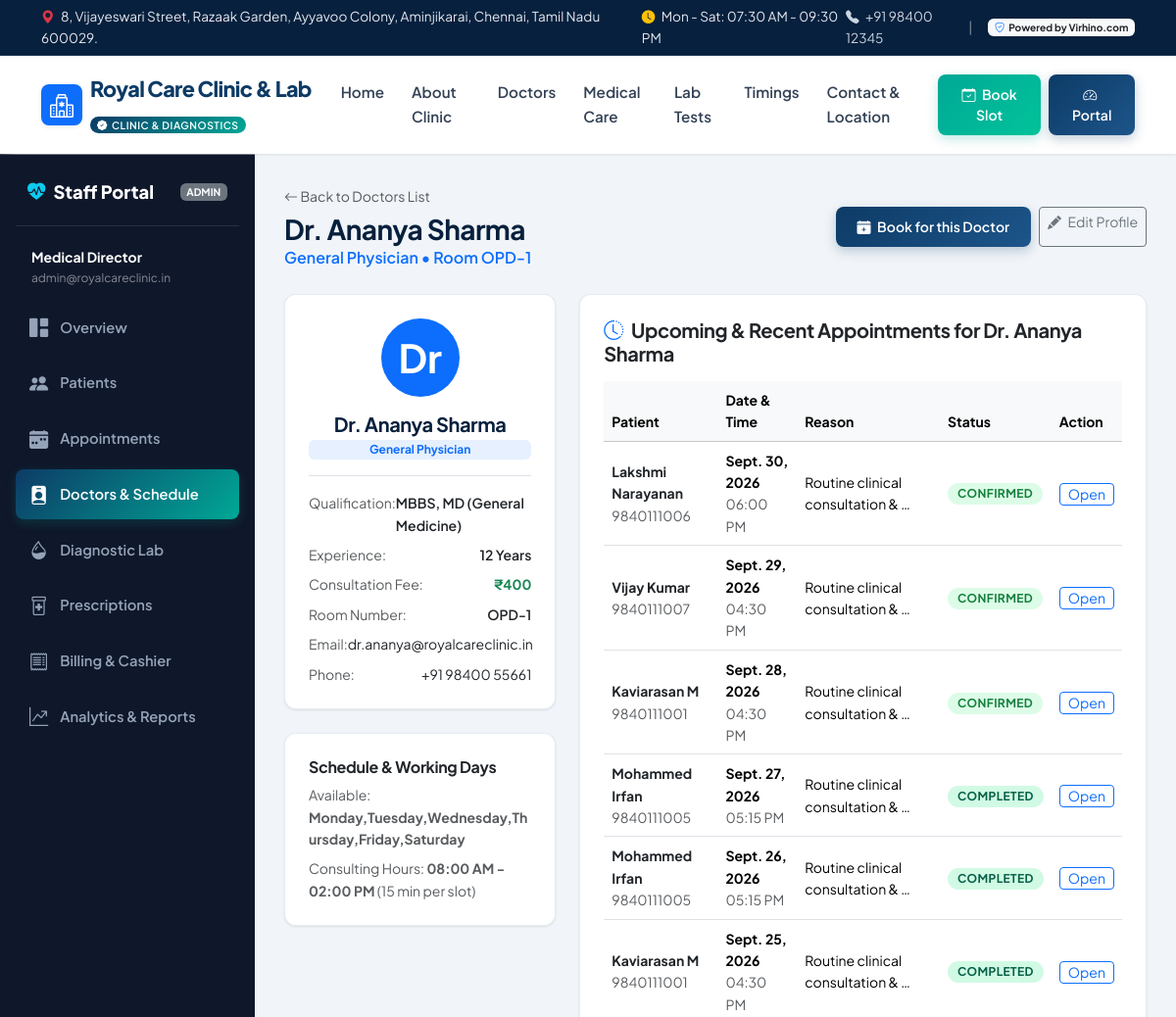
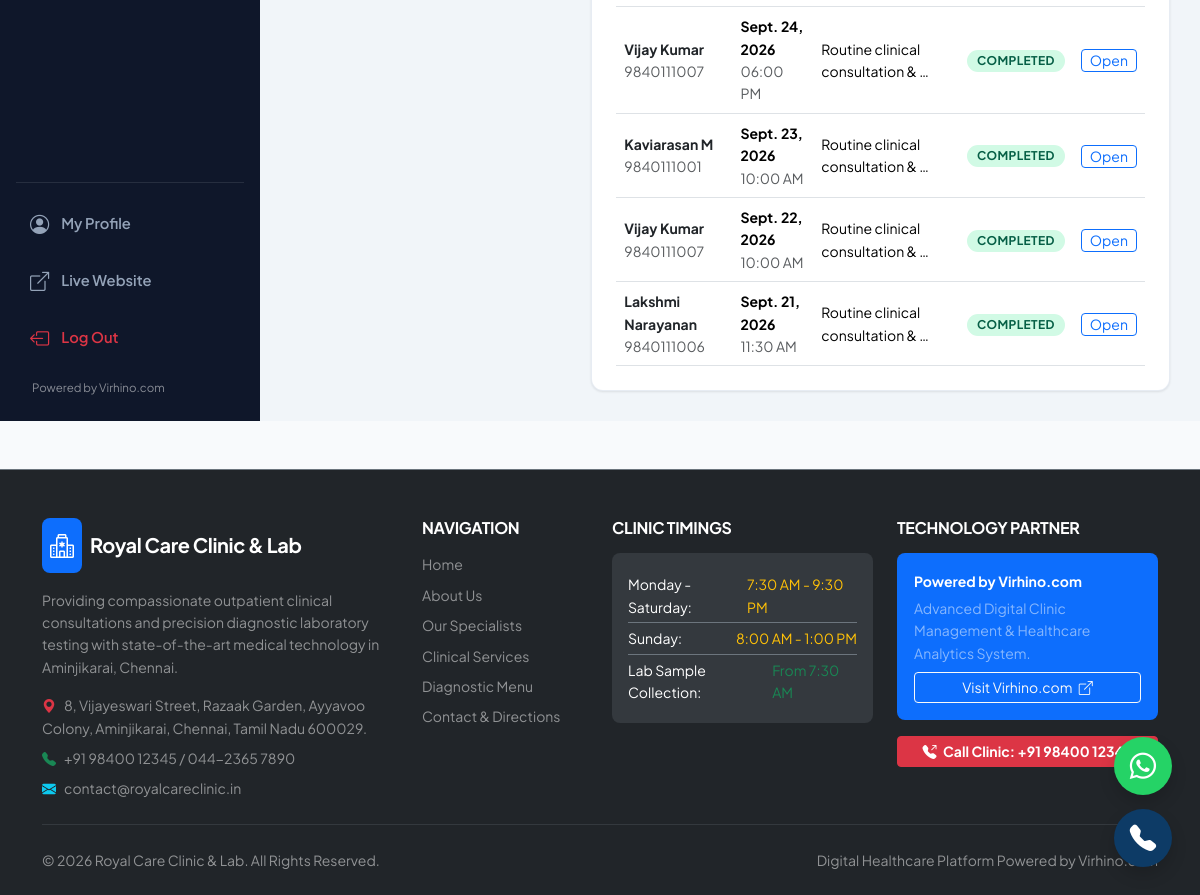
Screenshot of /doctors/1/ (signed in) with the database file from the repository (2 pictures, top to bottom).
### accounts/models.py (models this page shows, shortened)
class User(AbstractUser):
    ROLE_CHOICES = (
        ('admin', 'Administrator'),
        ('doctor', 'Doctor / Specialist'),
        ('receptionist', 'Receptionist / Front Desk'),
        ('lab_technician', 'Lab Technician / Pathologist'),
        ('patient', 'Patient'),
    )
    role = models.CharField(max_length=20, choices=ROLE_CHOICES, default='receptionist')
    phone = models.CharField(max_length=20, unique=True, null=True, blank=True)
    address = models.TextField(blank=True, null=True)
    avatar = models.ImageField(upload_to='avatars/', blank=True, null=True)
    class Meta:
        ordering = ['username']
        verbose_name = 'User'
        verbose_name_plural = 'Users'
    @property
    def is_admin(self):
        return self.role == 'admin' or self.is_superuser
    @property
    def is_staff_member(self):
        return self.role in ['admin', 'doctor', 'receptionist', 'lab_technician'] or self.is_staff

### doctors/models.py (models this page shows, shortened)
class Doctor(models.Model):
    SPECIALTY_CHOICES = (
        ('General Physician', 'General Physician & Internal Medicine'),
        ('Cardiologist', 'Cardiology & Heart Care'),
        ('Diabetologist', 'Diabetology & Endocrinology'),
        ('Pediatrician', 'Pediatrics & Child Health'),
        ('Gynecologist', 'Obstetrics & Gynecology'),
        ('Dermatologist', 'Dermatology & Skin Care'),
        ('Orthopedist', 'Orthopedics & Joint Care'),
        ('ENT Specialist', 'Ear, Nose & Throat (ENT)'),
        ('Pathologist', 'Pathology & Lab Diagnostics'),
    )
    user = models.OneToOneField(
        settings.AUTH_USER_MODEL,
        on_delete=models.CASCADE,
        related_name='doctor_profile'
    )
    specialization = models.CharField(max_length=100, choices=SPECIALTY_CHOICES, default='General Physician')
    qualification = models.CharField(max_length=200, help_text='e.g., MBBS, MD (General Medicine), DNB')
    experience_years = models.PositiveIntegerField(default=1)
    consultation_fee = models.DecimalField(max_digits=8, decimal_places=2, default=400.00)
    room_number = models.CharField(max_length=20, default='OPD-1', help_text='Consulting Room No.')
    photo = models.ImageField(upload_to='doctors/', blank=True, null=True)
    bio = models.TextField(blank=True, help_text='Professional background and clinical focus')
    available_days = models.CharField(
        max_length=100,
        default='Monday,Tuesday,Wednesday,Thursday,Friday,Saturday',
        help_text='Comma-separated days'
    )
    start_time = models.TimeField(default='09:00:00', help_text='Consulting Start Time')
    end_time = models.TimeField(default='18:00:00', help_text='Consulting End Time')
    slot_duration_minutes = models.PositiveIntegerField(default=15, help_text='Minutes per patient slot')
    is_available = models.BooleanField(default=True)
    created_at = models.DateTimeField(auto_now_add=True)
    class Meta:
        ordering = ['specialization', 'user__first_name']
    @property
    def doctor_name(self):
        return f"Dr. {self.user.get_full_name()}" if self.user.get_full_name() else f"Dr. {self.user.username}"

### appointments/models.py (models this page shows, shortened)
class Appointment(models.Model):
    STATUS_CHOICES = (
        ('scheduled', 'Scheduled'),
        ('confirmed', 'Confirmed'),
        ('in_progress', 'In Progress'),
        ('completed', 'Completed'),
        ('cancelled', 'Cancelled'),
        ('no_show', 'No-Show / Absent'),
    )
    TYPE_CHOICES = (
        ('consultation', 'Initial Consultation'),
        ('follow_up', 'Follow-up Visit'),
        ('emergency', 'Emergency Walk-in'),
        ('report_review', 'Lab Report Review'),
    )
    patient = models.ForeignKey(
        Patient,
        on_delete=models.CASCADE,
        related_name='appointments'
    )
    doctor = models.ForeignKey(
        Doctor,
        on_delete=models.CASCADE,
        related_name='appointments'
    )
    appointment_date = models.DateField(db_index=True)
    appointment_time = models.TimeField()
    appointment_type = models.CharField(max_length=20, choices=TYPE_CHOICES, default='consultation')
    status = models.CharField(max_length=20, choices=STATUS_CHOICES, default='scheduled', db_index=True)
    fee = models.DecimalField(max_digits=8, decimal_places=2, default=400.00)
    reason = models.TextField(blank=True, help_text='Symptoms or purpose of visit')
    doctor_notes = models.TextField(blank=True, help_text='Internal clinical notes')
    reminder_sent = models.BooleanField(default=False)
    created_at = models.DateTimeField(auto_now_add=True, db_index=True)
    updated_at = models.DateTimeField(auto_now=True)
    class Meta:
        ordering = ['-appointment_date', '-appointment_time']
        unique_together = ['doctor', 'appointment_date', 'appointment_time']
        indexes = [
            models.Index(fields=['appointment_date', 'status']),
            models.Index(fields=['doctor', 'appointment_date']),
        ]

### patients/models.py (models this page shows, shortened)
class Patient(models.Model):
    GENDER_CHOICES = (
        ('male', 'Male'),
        ('female', 'Female'),
        ('other', 'Other'),
    )
    BLOOD_GROUP_CHOICES = (
        ('A+', 'A+'), ('A-', 'A-'),
        ('B+', 'B+'), ('B-', 'B-'),
        ('O+', 'O+'), ('O-', 'O-'),
        ('AB+', 'AB+'), ('AB-', 'AB-'),
        ('Unknown', 'Unknown'),
    )
    first_name = models.CharField(max_length=100)
    last_name = models.CharField(max_length=100, blank=True)
    phone = models.CharField(max_length=20, unique=True, db_index=True)
    email = models.EmailField(blank=True, null=True)
    date_of_birth = models.DateField(null=True, blank=True)
    gender = models.CharField(max_length=10, choices=GENDER_CHOICES, default='other')
    blood_group = models.CharField(max_length=10, choices=BLOOD_GROUP_CHOICES, default='Unknown')
    address = models.TextField(blank=True)
    emergency_contact = models.CharField(max_length=100, blank=True, help_text='Name & Phone')
    allergies = models.TextField(blank=True, help_text='Known drug/food allergies')
    medical_history = models.TextField(blank=True, help_text='Past illnesses, chronic conditions, surgeries')
    created_at = models.DateTimeField(auto_now_add=True, db_index=True)
    updated_at = models.DateTimeField(auto_now=True)
    class Meta:
        ordering = ['-created_at']
        indexes = [
            models.Index(fields=['phone']),
            models.Index(fields=['first_name', 'last_name']),
            models.Index(fields=['created_at']),
        ]
    @property
    def full_name(self):
        return f"{self.first_name} {self.last_name}".strip()

### doctors/views.py (the view)
# urls.py: path('<int:pk>/', views.doctor_detail, name='doctor_detail'),
@login_required
@staff_required
def doctor_detail(request, pk):
    doctor = get_object_or_404(Doctor.objects.select_related('user'), pk=pk)
    recent_appointments = doctor.appointments.select_related('patient').order_by('-appointment_date', '-appointment_time')[:10]
    return render(request, 'doctors/detail.html', {
        'doctor': doctor,
        'recent_appointments': recent_appointments,
    })

### templates/doctors/detail.html (shortened to what this page needs)
{% extends 'dashboard_base.html' %}
{% block dashboard_content %}
<div class="d-flex justify-content-between align-items-center mb-4">
  <div>
    <a href="{% url 'doctor_list' %}" class="small text-muted text-decoration-none"><i class="bi bi-arrow-left"></i> Back to Doctors List</a>
    <h3 class="fw-bold mb-0 mt-1">{{ doctor.doctor_name }}</h3>
    <span class="text-primary fw-semibold">{{ doctor.specialization }} • Room {{ doctor.room_number }}</span>
  </div>
  <div class="d-flex gap-2">
    <a href="{% url 'appointment_create' %}?doctor={{ doctor.id }}" class="btn btn-primary-custom btn-sm">
      <i class="bi bi-calendar-plus-fill me-1"></i> Book for this Doctor
    </a>
    {% if user.is_admin or user.is_superuser %}
      <a href="{% url 'doctor_edit' doctor.pk %}" class="btn btn-outline-secondary btn-sm">
        <i class="bi bi-pencil-fill me-1"></i> Edit Profile
      </a>
    {% endif %}
  </div>
</div>
<div class="row g-4">
  <div class="col-lg-4">
    <div class="card card-custom p-4 text-center mb-4">
      <div class="bg-primary text-white rounded-circle d-inline-flex align-items-center justify-content-center fw-bold fs-1 mb-3" style="width: 80px; height: 80px; margin: 0 auto;">
        Dr
      </div>
      <h5 class="fw-bold mb-1">{{ doctor.doctor_name }}</h5>
      <span class="badge bg-primary bg-opacity-10 text-primary mb-3">{{ doctor.specialization }}</span>
      <div class="d-flex flex-column gap-2 text-start small border-top pt-3">
        <div class="d-flex justify-content-between">
          <span class="text-muted">Qualification:</span>
          <span class="fw-semibold">{{ doctor.qualification }}</span>
        </div>
        <div class="d-flex justify-content-between">
          <span class="text-muted">Experience:</span>
          <span class="fw-semibold">{{ doctor.experience_years }} Years</span>
        </div>
        <div class="d-flex justify-content-between">
          <span class="text-muted">Consultation Fee:</span>
          <span class="fw-bold text-success">₹{{ doctor.consultation_fee|floatformat:0 }}</span>
        </div>
        <div class="d-flex justify-content-between">
          <span class="text-muted">Room Number:</span>
          <span class="fw-semibold">{{ doctor.room_number }}</span>
        </div>
        <div class="d-flex justify-content-between">
          <span class="text-muted">Email:</span>
          <span>{{ doctor.user.email }}</span>
        </div>
        <div class="d-flex justify-content-between">
          <span class="text-muted">Phone:</span>
          <span>{{ doctor.user.phone|default:"Front Desk" }}</span>
        </div>
      </div>
    </div>
    <div class="card card-custom p-4">
      <h6 class="fw-bold text-dark mb-2">Schedule & Working Days</h6>
      <p class="small text-muted mb-2">Available: <strong>{{ doctor.available_days }}</strong></p>
      <p class="small text-muted mb-0">Consulting Hours: <strong>{{ doctor.start_time|time:"h:i A" }} - {{ doctor.end_time|time:"h:i A" }}</strong> ({{ doctor.slot_duration_minutes }} min per slot)</p>
    </div>
  </div>
  <div class="col-lg-8">
    <div class="card card-custom p-4">
      <h5 class="fw-bold text-dark mb-3"><i class="bi bi-clock-history me-2 text-primary"></i>Upcoming & Recent Appointments for {{ doctor.doctor_name }}</h5>
      <div class="table-responsive">
        <table class="table table-hover align-middle mb-0 small">
          <thead class="table-light">
            <tr>
              <th>Patient</th>
              <th>Date & Time</th>
              <th>Reason</th>
              <th>Status</th>
              <th>Action</th>
            </tr>
          </thead>
          <tbody>
            {% for appt in recent_appointments %}
              <tr>
                <td>
                  <a href="{% url 'patient_detail' appt.patient.pk %}" class="fw-bold text-dark text-decoration-none">
                    {{ appt.patient.full_name }}
                  </a>
                  <div class="text-muted">{{ appt.patient.phone }}</div>
                </td>
                <td>
                  <div class="fw-bold">{{ appt.appointment_date }}</div>
                  <div class="text-muted">{{ appt.appointment_time|time:"h:i A" }}</div>
                </td>
                <td>{{ appt.reason|truncatewords:4|default:"Consultation" }}</td>
                <td>
                  <span class="badge badge-status badge-{{ appt.status }}">{{ appt.get_status_display }}</span>
                </td>
                <td>
                  <a href="{% url 'appointment_detail' appt.pk %}" class="btn btn-sm btn-outline-primary py-0 px-2">Open</a>
                </td>
              </tr>
            {% empty %}
              <tr>
                <td colspan="5" class="text-center text-muted py-4">No appointments scheduled for this doctor.</td>
              </tr>
            {% endfor %}
          </tbody>
        </table>
      </div>
    </div>
  </div>
</div>
{% endblock %}

### templates/dashboard_base.html
{% extends 'base.html' %}
{% load static %}
{% block content %}
<div class="dashboard-layout">
  <aside class="sidebar no-print">
    <div>
      <div class="sidebar-brand d-flex align-items-center justify-content-between">
        <div class="d-flex align-items-center gap-2">
          <i class="bi bi-heart-pulse-fill text-info"></i>
          <span>Staff Portal</span>
        </div>
        <span class="badge bg-secondary text-uppercase" style="font-size: 0.65rem;">{{ user.role }}</span>
      </div>
      <div class="px-3 mb-3 text-white-50 small">
        <div class="fw-bold text-white">{{ user.get_full_name|default:user.username }}</div>
        <div style="font-size: 0.75rem;">{{ user.email }}</div>
      </div>
      <ul class="sidebar-nav">
        <li>
          <a href="{% url 'dashboard' %}" class="sidebar-link {% if request.resolver_match.url_name == 'dashboard' %}active{% endif %}">
            <i class="bi bi-grid-1x2-fill"></i>
            <span>Overview</span>
          </a>
        </li>
        <li>
          <a href="{% url 'patient_list' %}" class="sidebar-link {% if 'patient' in request.resolver_match.url_name %}active{% endif %}">
            <i class="bi bi-people-fill"></i>
            <span>Patients</span>
          </a>
        </li>
        <li>
          <a href="{% url 'appointment_list' %}" class="sidebar-link {% if 'appointment' in request.resolver_match.url_name %}active{% endif %}">
            <i class="bi bi-calendar-week-fill"></i>
            <span>Appointments</span>
          </a>
        </li>
        <li>
          <a href="{% url 'doctor_list' %}" class="sidebar-link {% if 'doctor' in request.resolver_match.url_name %}active{% endif %}">
            <i class="bi bi-person-badge-fill"></i>
            <span>Doctors & Schedule</span>
          </a>
        </li>
        <li>
          <a href="{% url 'lab_dashboard' %}" class="sidebar-link {% if 'lab' in request.resolver_match.url_name %}active{% endif %}">
            <i class="bi bi-droplet-half"></i>
            <span>Diagnostic Lab</span>
          </a>
        </li>
        <li>
          <a href="{% url 'prescription_list' %}" class="sidebar-link {% if 'prescription' in request.resolver_match.url_name %}active{% endif %}">
            <i class="bi bi-prescription2"></i>
            <span>Prescriptions</span>
          </a>
        </li>
        <li>
          <a href="{% url 'invoice_list' %}" class="sidebar-link {% if 'invoice' in request.resolver_match.url_name %}active{% endif %}">
            <i class="bi bi-receipt"></i>
            <span>Billing & Cashier</span>
          </a>
        </li>
        <li>
          <a href="{% url 'analytics_dashboard' %}" class="sidebar-link {% if 'analytics' in request.resolver_match.url_name or 'report' in request.resolver_match.url_name %}active{% endif %}">
            <i class="bi bi-graph-up-arrow"></i>
            <span>Analytics & Reports</span>
          </a>
        </li>
      </ul>
    </div>
    <div class="pt-3 border-top border-secondary border-opacity-25">
      <ul class="sidebar-nav">
        <li>
          <a href="{% url 'profile' %}" class="sidebar-link {% if request.resolver_match.url_name == 'profile' %}active{% endif %}">
            <i class="bi bi-person-circle"></i>
            <span>My Profile</span>
          </a>
        </li>
        <li>
          <a href="{% url 'home' %}" class="sidebar-link" target="_blank">
            <i class="bi bi-box-arrow-up-right"></i>
            <span>Live Website</span>
          </a>
        </li>
        <li>
          <a href="{% url 'logout' %}" class="sidebar-link text-danger">
            <i class="bi bi-box-arrow-left"></i>
            <span>Log Out</span>
          </a>
        </li>
      </ul>
      <div class="mt-3 px-3 small text-white-50" style="font-size: 0.72rem;">
        {{ CLINIC.BRAND }}
      </div>
    </div>
  </aside>
  <main class="main-content">
    {% block dashboard_content %}{% endblock %}
  </main>
</div>
{% endblock %}

### rows the page displays
User: role "ADMIN", get_full_name "Medical Director", email "admin@royalcareclinic.in"
Doctor: doctor_name "Dr. Ananya Sharma", specialization "General Physician", room_number "OPD-1", qualification "MBBS, MD (General Medicine)", experience_years "12", consultation_fee "400", user.email "dr.ananya@royalcareclinic.in", user.phone "+91 98400 55661", available_days "Monday,Tuesday,Wednesday,Thursday,Friday,Saturday", start_time "08:00 AM", end_time "02:00 PM", slot_duration_minutes "15"
Appointment: patient.full_name "Lakshmi Narayanan", patient.phone "9840111006", appointment_date "Sept. 30, 2026", appointment_time "06:00 PM", reason "Routine clinical consultation & …", status "CONFIRMED"
Appointment: patient.full_name "Vijay Kumar", patient.phone "9840111007", appointment_date "Sept. 29, 2026", appointment_time "04:30 PM", reason "Routine clinical consultation & …", status "CONFIRMED"
Appointment: patient.full_name "Kaviarasan M", patient.phone "9840111001", appointment_date "Sept. 28, 2026", appointment_time "04:30 PM", reason "Routine clinical consultation & …", status "CONFIRMED"
Appointment: patient.full_name "Mohammed Irfan", patient.phone "9840111005", appointment_date "Sept. 27, 2026", appointment_time "05:15 PM", reason "Routine clinical consultation & …", status "COMPLETED"
Appointment: patient.full_name "Mohammed Irfan", patient.phone "9840111005", appointment_date "Sept. 26, 2026", appointment_time "05:15 PM", reason "Routine clinical consultation & …", status "COMPLETED"
Appointment: patient.full_name "Kaviarasan M", patient.phone "9840111001", appointment_date "Sept. 25, 2026", appointment_time "04:30 PM", reason "Routine clinical consultation & …", status "COMPLETED"
Appointment: patient.full_name "Vijay Kumar", patient.phone "9840111007", appointment_date "Sept. 24, 2026", appointment_time "06:00 PM", reason "Routine clinical consultation & …", status "COMPLETED"
Appointment: patient.full_name "Kaviarasan M", patient.phone "9840111001", appointment_date "Sept. 23, 2026", appointment_time "10:00 AM", reason "Routine clinical consultation & …", status "COMPLETED"
Appointment: patient.full_name "Vijay Kumar", patient.phone "9840111007", appointment_date "Sept. 22, 2026", appointment_time "10:00 AM", reason "Routine clinical consultation & …", status "COMPLETED"
Appointment: patient.full_name "Lakshmi Narayanan", patient.phone "9840111006", appointment_date "Sept. 21, 2026", appointment_time "11:30 AM", reason "Routine clinical consultation & …", status "COMPLETED"

### other values shown
{{ CLINIC.ADDRESS }} "8, Vijayeswari Street, Razaak Garden, Ayyavoo Colony, Aminjikarai, Chennai, Tamil Nadu 600029."
{{ CLINIC.HOURS_WEEKDAY }} "Mon - Sat: 07:30 AM - 09:30 PM"
{{ CLINIC.PHONE }} "+91 98400 12345"
{{ CLINIC.BRAND }} "Powered by Virhino.com"
{{ CLINIC.NAME }} "Royal Care Clinic & Lab"
{{ CLINIC.LANDLINE }} "044-2365 7890"
{{ CLINIC.EMAIL }} "contact@royalcareclinic.in"
